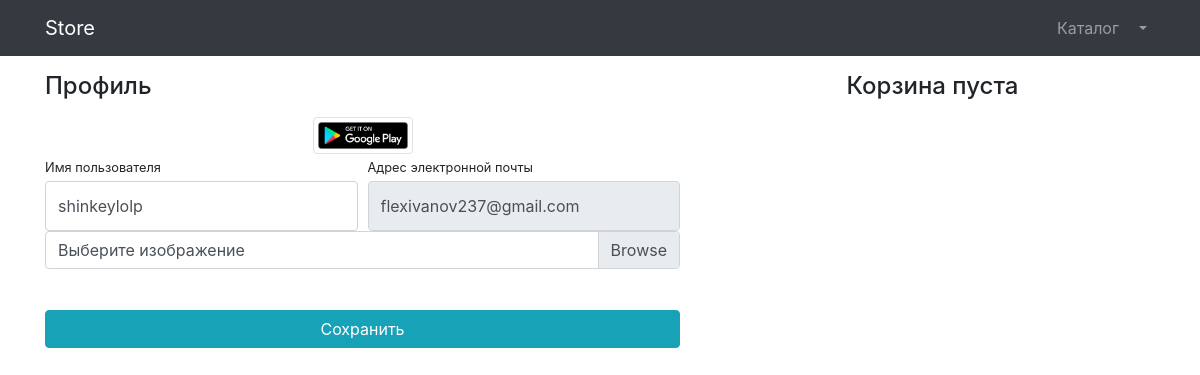
Page /users/profile/1/ (signed in) on the earlier database version.
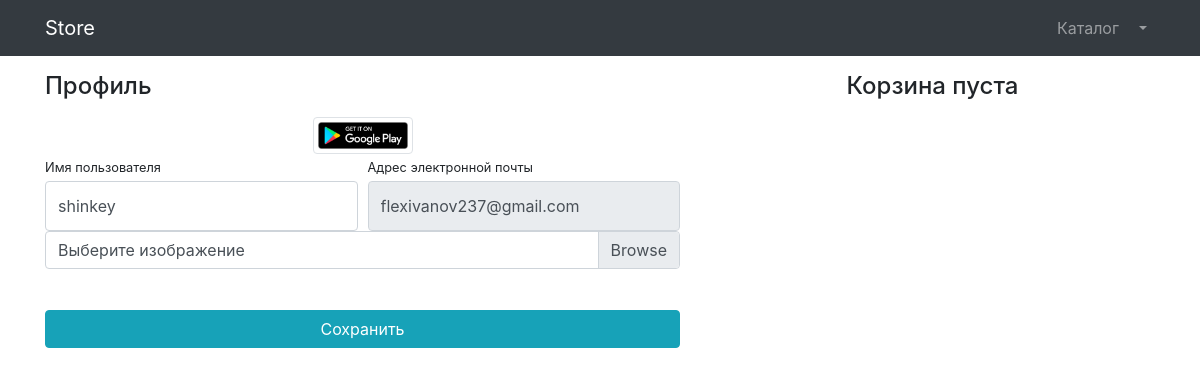
Same page on the later database version.
### users/models.py (models this page shows)
class User(AbstractUser):
    image = models.ImageField(upload_to='users/images', null=True)

### users/views.py (the view, shortened to what this page needs)
# urls.py: path('profile/<int:pk>/', login_required(UserProfileView.as_view()), name='profile'),
class UserProfileView(UpdateView):
    model = User
    form_class = UserProfileForm
    template_name = 'users/profile.html'
    def get_context_data(self, **kwargs):
        context = super(UserProfileView, self).get_context_data()
        context['title'] = 'Личный кабинет'
        context['baskets'] = Basket.objects.filter(user=self.object)
        return context

### users/forms.py
class UserProfileForm(UserChangeForm):
    username = forms.CharField(widget=forms.TextInput(attrs={ 'class': 'form-control py-4'}))
    email = forms.CharField(widget=forms.EmailInput(attrs={ 'class': 'form-control py-4', 'readonly': True}))
    image = forms.ImageField(widget=forms.FileInput(attrs={'class': 'custom-file-input', 'readonly': True}))
    class Meta:
        model = User
        fields = ('username', 'email', 'image')

### users/templates/users/profile.html (shortened to what this page needs)
{% extends 'products/base.html' %}
{% load static %}
{% block css %}
    <link href="{% static 'vendor/css/profile.css' %}" rel="stylesheet">
{% endblock %}
{% block content %}
    <div class="container">
        <div class="row">
            <div class="col-lg-7">
                <h4 class="mt-3 mb-3">Профиль</h4>
                <div class="col-lg-12 text-center">
                    <img width="100" height="100"
                         src="{% if user.image %} {{ user.image.url }} {% else %} {% static 'vendor/img/users/default_avatar.jpg'%} {% endif %}"
                         class="img-thumbnail">
                </div>
                <form action="{% url 'users:profile' user.id %}" method="post" enctype="multipart/form-data">
                    <div class="form-row">
                        <div class="col-lg-6">
                            <label class="small mb-1" for="{{ form.username.id_for_label }}">Имя пользователя</label>
                            {{ form.username }}
                        </div>
                        <div class="col-lg-6">
                            <label class="small mb-1" for="{{ form.email.id_for_label }}">
                                Адрес электронной почты
                            </label>
                            {{ form.email }}
                        </div>
                    </div>
                    <div class="form-row mb-2">
                        <div class="col-lg-12">
                            <div class="custom-file">
                                <label class="custom-file-label" for="{{ form.image.id_for_label }}">
                                    Выберите изображение
                                </label>
                            </div>
                        </div>
                    </div>
                    <div class="form-row">
                        <div class="col-lg-12" style="margin-top: 33px;">
                            <input class="btn btn-info btn-block" type="submit" value="Сохранить">
                        </div>
                    </div>
                </form>
            </div>
            <div class="col-lg-5">
                {% include 'products/baskets.html' %}
            </div>
        </div>
    </div>
{% endblock %}

Differences in the rows shown:
changed User "flexivanov237@gmail.com": username "shinkeylolp" → "shinkey"
